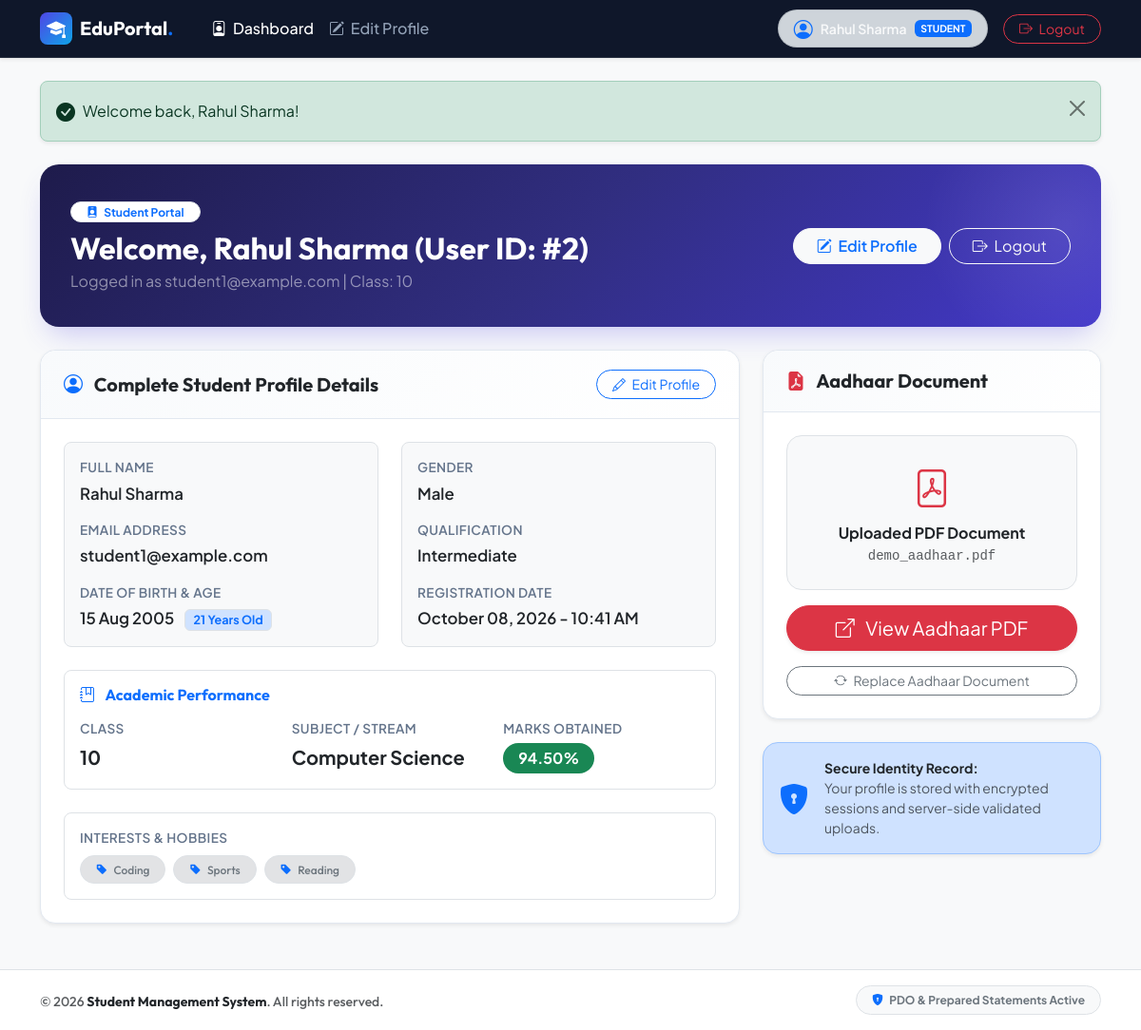
Page /student/dashboard.php (signed in) on the committed database.
### tables this page shows
CREATE TABLE `students` (
    `id` INT AUTO_INCREMENT PRIMARY KEY,
    `name` VARCHAR(100) NOT NULL,
    `email` VARCHAR(100) NOT NULL UNIQUE,
    `phone_number` VARCHAR(20) NULL,
    `password` VARCHAR(255) NOT NULL,
    `role` ENUM('admin', 'student') NOT NULL DEFAULT 'student',
    `date_of_birth` DATE NULL,
    `gender` ENUM('Male', 'Female', 'Other') NULL,
    `qualification` VARCHAR(50) NULL,
    `interests` TEXT NULL,
    `class` VARCHAR(50) NULL,
    `subject` VARCHAR(100) NULL,
    `marks` DECIMAL(5,2) NULL,
    `aadhaar_file` VARCHAR(255) NULL,
    `reset_token` VARCHAR(64) NULL,
    `reset_token_expires` DATETIME NULL,
    `created_at` TIMESTAMP DEFAULT CURRENT_TIMESTAMP,
    `updated_at` TIMESTAMP DEFAULT CURRENT_TIMESTAMP ON UPDATE CURRENT_TIMESTAMP,
    UNIQUE KEY `idx_unique_email` (`email`),
    INDEX `idx_role` (`role`),
    INDEX `idx_class` (`class`),
    INDEX `idx_name` (`name`)
);

### config/database.php (called while the page is built, shortened)
<?php
function e($string) {
    return htmlspecialchars($string ?? '', ENT_QUOTES, 'UTF-8');
}
function calculateAge($dob) {
    try {
        $birthDate = new DateTime($dob);
        $today = new DateTime('today');
        return $birthDate->diff($today)->y;
    } catch (Exception $e) {
        return 0;
    }
}
function get_flash() {
    if (isset($_SESSION['flash_message'])) {
        $flash = $_SESSION['flash_message'];
        return $flash;
    }
    return null;
}

### student/dashboard.php (the view, shortened to what this page needs)
<?php
$pdo = getDB();
$userId = $_SESSION['user_id'];
$stmt = $pdo->prepare("SELECT * FROM students WHERE id = ? AND role = 'student'");
$stmt->execute([$userId]);
$student = $stmt->fetch();
$age = calculateAge($student['date_of_birth']);
$aadhaarUrl = "../uploads/aadhaar/" . urlencode($student['aadhaar_file']);
require_once __DIR__ . '/../includes/header.php';
?>
<div class="welcome-banner mb-4">
    <div class="d-flex flex-wrap align-items-center justify-content-between position-relative z-1">
        <div>
            <span class="badge bg-white text-primary border px-3 py-1 rounded-pill fw-bold mb-2">
                <i class="bi bi-person-badge-fill me-1"></i> Student Portal
            </span>
            <h2 class="fw-bold mb-1 font-outfit">Welcome, <?php echo e($student['name']); ?> (User ID: #<?php echo $student['id']; ?>)</h2>
            <p class="mb-0 text-white-50">Logged in as <?php echo e($student['email']); ?> | Class: <?php echo e($student['class']); ?></p>
        </div>
        <div class="mt-3 mt-md-0 d-flex gap-2">
            <a href="edit-profile.php" class="btn btn-light rounded-pill px-4 fw-semibold text-primary">
                <i class="bi bi-pencil-square me-1"></i> Edit Profile
            </a>
            <a href="../logout.php" class="btn btn-outline-light rounded-pill px-4">
                <i class="bi bi-box-arrow-right me-1"></i> Logout
            </a>
        </div>
    </div>
</div>
<div class="row g-4">
    <div class="col-lg-8">
        <div class="card card-custom shadow-sm mb-4">
            <div class="card-custom-header d-flex align-items-center justify-content-between">
                <h5 class="fw-bold mb-0 font-outfit text-dark"><i class="bi bi-person-circle text-primary me-2"></i> Complete Student Profile Details</h5>
                <a href="edit-profile.php" class="btn btn-sm btn-outline-primary rounded-pill px-3">
                    <i class="bi bi-pencil me-1"></i> Edit Profile
                </a>
            </div>
            <div class="card-body p-4">
                <div class="row g-4">
                    <div class="col-md-6">
                        <div class="p-3 bg-light rounded-3 h-100 border">
                            <div class="profile-detail-label mb-1">Full Name</div>
                            <div class="profile-detail-value mb-3 text-dark"><?php echo e($student['name']); ?></div>
                            <div class="profile-detail-label mb-1">Email Address</div>
                            <div class="profile-detail-value mb-3 text-dark"><?php echo e($student['email']); ?></div>
                            <div class="profile-detail-label mb-1">Date of Birth & Age</div>
                            <div class="profile-detail-value text-dark">
                                <?php echo date('d M Y', strtotime($student['date_of_birth'])); ?>
                                <span class="badge bg-primary-subtle text-primary border ms-2"><?php echo $age; ?> Years Old</span>
                            </div>
                        </div>
                    </div>
                    <div class="col-md-6">
                        <div class="p-3 bg-light rounded-3 h-100 border">
                            <div class="profile-detail-label mb-1">Gender</div>
                            <div class="profile-detail-value mb-3 text-dark"><?php echo e($student['gender']); ?></div>
                            <div class="profile-detail-label mb-1">Qualification</div>
                            <div class="profile-detail-value mb-3 text-dark"><?php echo e($student['qualification']); ?></div>
                            <div class="profile-detail-label mb-1">Registration Date</div>
                            <div class="profile-detail-value text-dark"><?php echo date('F d, Y - h:i A', strtotime($student['created_at'])); ?></div>
                        </div>
                    </div>
                    <div class="col-12">
                        <div class="p-3 bg-white rounded-3 border">
                            <h6 class="fw-bold text-primary font-outfit mb-3"><i class="bi bi-journal-bookmark me-2"></i> Academic Performance</h6>
                            <div class="row g-3">
                                <div class="col-sm-4">
                                    <div class="profile-detail-label mb-1">Class</div>
                                    <div class="fs-5 fw-bold text-dark"><?php echo e($student['class']); ?></div>
                                </div>
                                <div class="col-sm-4">
                                    <div class="profile-detail-label mb-1">Subject / Stream</div>
                                    <div class="fs-5 fw-bold text-dark"><?php echo e($student['subject']); ?></div>
                                </div>
                                <div class="col-sm-4">
                                    <div class="profile-detail-label mb-1">Marks Obtained</div>
                                    <div>
                                        <span class="badge fs-6 <?php echo $student['marks'] >= 75 ? 'bg-success' : 'bg-primary'; ?> px-3 py-2 rounded-pill">
                                            <?php echo number_format($student['marks'], 2); ?>%
                                        </span>
                                    </div>
                                </div>
                            </div>
                        </div>
                    </div>
                    <div class="col-12">
                        <div class="p-3 bg-white rounded-3 border">
                            <div class="profile-detail-label mb-2">Interests & Hobbies</div>
                            <div class="d-flex flex-wrap gap-2">
                                <?php
                                $interests = array_filter(array_map('trim', explode(',', $student['interests'] ?? '')));
                                if (empty($interests)):
                                ?>
                                    <span class="text-muted small">No interests recorded.</span>
                                <?php else: ?>
                                    <?php foreach ($interests as $interest): ?>
                                        <span class="badge bg-secondary-subtle text-secondary border px-3 py-2 rounded-pill font-outfit fw-medium">
                                            <i class="bi bi-tag-fill me-1 text-primary"></i> <?php echo e($interest); ?>
                                        </span>
                                    <?php endforeach; ?>
                                <?php endif; ?>
                            </div>
                        </div>
                    </div>
                </div>
            </div>
        </div>
    </div>
    <div class="col-lg-4">
        <div class="card card-custom shadow-sm mb-4">
            <div class="card-custom-header">
                <h5 class="fw-bold mb-0 font-outfit text-dark"><i class="bi bi-file-earmark-pdf-fill text-danger me-2"></i> Aadhaar Document</h5>
            </div>
            <div class="card-body p-4 text-center">
                <div class="p-4 bg-light rounded-4 border mb-3">
                    <i class="bi bi-file-pdf fs-1 text-danger d-block mb-2"></i>
                    <h6 class="fw-bold mb-1">Uploaded PDF Document</h6>
                    <p class="text-muted small mb-0 font-monospace text-truncate">
                        <?php echo e($student['aadhaar_file']); ?>
                    </p>
                </div>
                <?php if (!empty($student['aadhaar_file'])): ?>
                    <a href="<?php echo $aadhaarUrl; ?>" target="_blank" class="btn btn-danger btn-lg rounded-pill w-100 mb-2 shadow-sm">
                        <i class="bi bi-box-arrow-up-right me-2"></i> View Aadhaar PDF
                    </a>
                <?php else: ?>
                    <div class="alert alert-warning mb-2 small">No Aadhaar PDF document available.</div>
                <?php endif; ?>
                <a href="edit-profile.php" class="btn btn-outline-secondary btn-sm rounded-pill w-100 mt-2">
                    <i class="bi bi-arrow-repeat me-1"></i> Replace Aadhaar Document
                </a>
            </div>
        </div>
        <div class="card card-custom shadow-sm p-3 bg-primary-subtle border-primary-subtle">
            <div class="d-flex align-items-center gap-3">
                <i class="bi bi-shield-lock-fill fs-2 text-primary"></i>
                <div class="small">
                    <strong>Secure Identity Record:</strong>
                    <div class="text-muted">Your profile is stored with encrypted sessions and server-side validated uploads.</div>
                </div>
            </div>
        </div>
    </div>
</div>
<?php require_once __DIR__ . '/../includes/footer.php'; ?>

### includes/header.php (shortened to what this page needs)
<?php
require_once __DIR__ . '/../config/database.php';
$currentUser = isset($_SESSION['user_id']) ? [
    'id' => $_SESSION['user_id'],
    'name' => $_SESSION['user_name'] ?? 'User',
    'role' => $_SESSION['role'] ?? ''
] : null;
$basePath = (str_contains($_SERVER['SCRIPT_NAME'] ?? '', '/admin/') || str_contains($_SERVER['SCRIPT_NAME'] ?? '', '/student/')) ? '../' : './';
?>
<!DOCTYPE html>
<html lang="en">
<head>
    <link href="https://cdn.jsdelivr.net/npm/bootstrap@5.3.2/dist/css/bootstrap.min.css" rel="stylesheet">
    <link href="https://cdn.jsdelivr.net/npm/bootstrap-icons@1.11.1/font/bootstrap-icons.css" rel="stylesheet">
    <link rel="stylesheet" href="<?php echo $basePath; ?>assets/css/style.css">
</head>
<body class="d-flex flex-column min-vh-100 bg-light">
    <nav class="navbar navbar-expand-lg navbar-dark bg-dark sticky-top shadow-sm py-2 custom-navbar">
        <div class="container">
            <a class="navbar-brand d-flex align-items-center gap-2 font-outfit fw-bold" href="<?php echo $basePath; ?>index.php">
                <div class="brand-icon bg-primary rounded-3 d-flex align-items-center justify-content-center text-white">
                    <i class="bi bi-mortarboard-fill"></i>
                </div>
                <span>EduPortal<span class="text-primary">.</span></span>
            </a>
            <div class="collapse navbar-collapse" id="navbarMain">
                <ul class="navbar-nav me-auto mb-2 mb-lg-0 ms-lg-3">
                    <?php if ($currentUser && $currentUser['role'] === 'admin'): ?>
                        <li class="nav-item">
                            <a class="nav-link nav-link-custom <?php echo str_contains($_SERVER['SCRIPT_NAME'], 'dashboard.php') ? 'active' : ''; ?>"
                               href="<?php echo $basePath; ?>admin/dashboard.php">
                                <i class="bi bi-speedometer2 me-1"></i> Dashboard
                            </a>
                        </li>
                        <li class="nav-item">
                            <a class="nav-link nav-link-custom"
                               href="<?php echo $basePath; ?>admin/dashboard.php#students-table">
                                <i class="bi bi-people me-1"></i> Students
                            </a>
                        </li>
                    <?php elseif ($currentUser && $currentUser['role'] === 'student'): ?>
                        <li class="nav-item">
                            <a class="nav-link nav-link-custom <?php echo str_contains($_SERVER['SCRIPT_NAME'], 'dashboard.php') ? 'active' : ''; ?>"
                               href="<?php echo $basePath; ?>student/dashboard.php">
                                <i class="bi bi-person-badge me-1"></i> Dashboard
                            </a>
                        </li>
                        <li class="nav-item">
                            <a class="nav-link nav-link-custom <?php echo str_contains($_SERVER['SCRIPT_NAME'], 'edit-profile.php') ? 'active' : ''; ?>"
                               href="<?php echo $basePath; ?>student/edit-profile.php">
                                <i class="bi bi-pencil-square me-1"></i> Edit Profile
                            </a>
                        </li>
                    <?php else: ?>
                        <li class="nav-item">
                            <a class="nav-link nav-link-custom" href="<?php echo $basePath; ?>index.php">Home</a>
                        </li>
                    <?php endif; ?>
                </ul>
                <div class="d-flex align-items-center gap-2">
                    <?php if ($currentUser): ?>
                        <div class="user-badge px-3 py-1 rounded-pill bg-dark-subtle text-light border border-secondary border-opacity-25 d-flex align-items-center me-2">
                            <i class="bi bi-person-circle text-primary me-2 fs-5"></i>
                            <span class="fw-semibold small"><?php echo e($currentUser['name']); ?></span>
                            <span class="badge <?php echo $currentUser['role'] === 'admin' ? 'bg-danger' : 'bg-primary'; ?> ms-2 text-uppercase" style="font-size: 0.65rem;">
                                <?php echo e($currentUser['role']); ?>
                            </span>
                        </div>
                        <a href="<?php echo $basePath; ?>logout.php" class="btn btn-outline-danger btn-sm rounded-pill px-3">
                            <i class="bi bi-box-arrow-right me-1"></i> Logout
                        </a>
                    <?php endif; ?>
                </div>
            </div>
        </div>
    </nav>
    <main class="flex-grow-1 py-4">
        <div class="container">
            <?php
            $flash = get_flash();
            if ($flash):
                $alertClass = match($flash['type']) {
                    'success' => 'alert-success border-success-subtle',
                    'danger' => 'alert-danger border-danger-subtle',
                    'warning' => 'alert-warning border-warning-subtle',
                    default => 'alert-info border-info-subtle'
                };
                $iconClass = match($flash['type']) {
                    'success' => 'bi-check-circle-fill',
                    'danger' => 'bi-exclamation-triangle-fill',
                    'warning' => 'bi-exclamation-circle-fill',
                    default => 'bi-info-circle-fill'
                };
            ?>
                <div class="alert <?php echo $alertClass; ?> alert-dismissible fade show shadow-sm d-flex align-items-center mb-4 rounded-3" role="alert">
                    <i class="bi <?php echo $iconClass; ?> me-2 fs-5"></i>
                    <div><?php echo e($flash['message']); ?></div>
                    <button type="button" class="btn-close" data-bs-dismiss="alert" aria-label="Close"></button>
                </div>
            <?php endif; ?>

### rows in the picture
students: name "Rahul Sharma", role "STUDENT", id "2", email "student1@example.com", class "10", date_of_birth "15 Aug 2005", date_of_birth "21", gender "Male", qualification "Intermediate", created_at "October 08, 2026 - 10:41 AM", subject "Computer Science", marks "94.50", interests "Coding", interests "Sports", interests "Reading", aadhaar_file "demo_aadhaar.pdf"

### other values in the picture
$flash['message'] "Welcome back, Rahul Sharma!"
